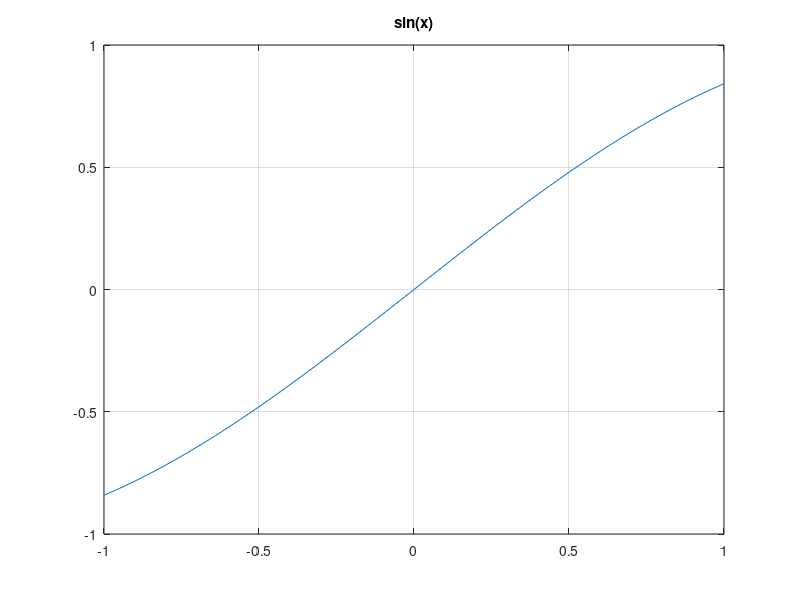

The MATLAB source for this figure:
%% Problem_1
clear;
x = -1:0.01:1;
plot(x,sin(x));
grid on;
title('sin(x)');

%% Problem_2
clear;
A = eye(20);
A(:, 1)=1;
A(20, :)=1;
A(1, :)=1;
A(1, 20)=0;
b = zeros([20, 1]);
b(1) = 17;
x = A \ b;

%% Problem_3
clear;
